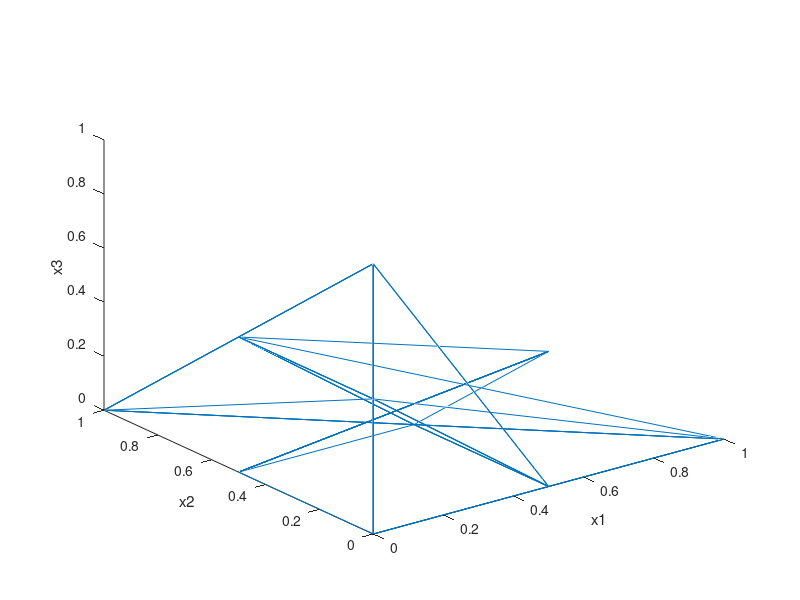

This chart was generated by the following MATLAB code:
inc = 0.5;
x1=0;
x2=0;
x3=0;
x=[];
for x1=(0:inc:1)
    for x2=(0:inc:(1-x1))
        for x3=(0:inc:(1-x1-x2))
            x4 = 1 - x1 - x2 - x3;
            x=[x;[x1,x2,x3]];
            x=[x;[x2,x3,x4]];
            x=[x;[x3,x4,x1]];
            x=[x;[x4,x1,x2]];
        end
    end
end

plot3(x(:,1),x(:,2),x(:,3));
xlabel('x1');
ylabel('x2');
zlabel('x3');
size(x)
